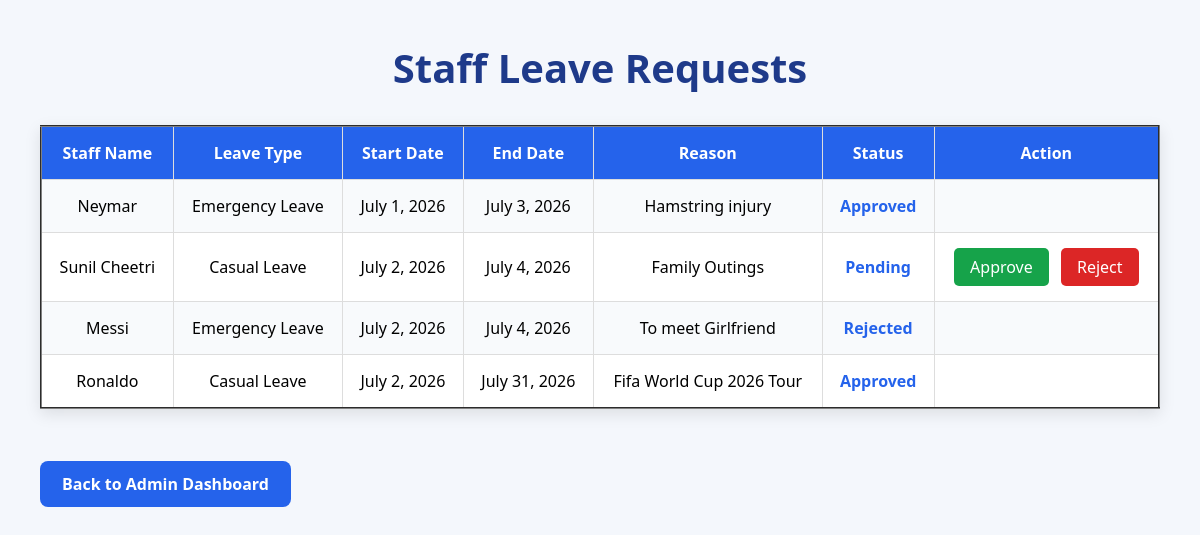
Screenshot of /leave/view_leaves/ (signed in) with the database file from the repository.
### leave/models.py (models this page shows, shortened)
class Leave(models.Model):
    user=models.ForeignKey(User,on_delete=models.CASCADE)
    leave_type=models.CharField(max_length=100)
    start_date=models.DateField()
    end_date=models.DateField()
    reason=models.TextField()
    status=models.CharField(max_length=100, default='Pending')

### leave/views.py (the view)
# urls.py: path('view_leaves/',views.view_leaves,name='view_leaves'),
@login_required
def view_leaves(request):
    if request.user.profile.role !='admin':
        return redirect ('staff_dashboard')
    leaves=Leave.objects.all()
    return render(request,'view_leaves.html',{'leaves':leaves})

### templates/view_leaves.html (shortened to what this page needs)
{% load static %}
<!DOCTYPE html>
<html lang="en">
<head>
    <link rel="stylesheet" href="{% static 'css/view_leaves.css' %}">
</head>
<body>
    <h1 class="page-title">Staff Leave Requests</h1>
    <table class="leave-table" border="2px">
        <tr class="table-header">
            <th>Staff Name</th>
            <th>Leave Type</th>
            <th>Start Date</th>
            <th>End Date</th>
            <th>Reason</th>
            <th>Status</th>
            <th>Action</th>
        </tr>
        {% for i in leaves %}
        <tr class="table-row">
            <td>{{i.user.username}}</td>
            <td>{{i.leave_type}}</td>
            <td>{{i.start_date}}</td>
            <td>{{i.end_date}}</td>
            <td>{{i.reason}}</td>
            <td class="status">{{i.status}}</td>
            <td>
                {% if i.status == 'Pending' %}
                <a class="approve-btn" href="{% url 'approve_leave' i.id %}">Approve</a>
                <a class="reject-btn" href="{% url 'reject_leave' i.id %}">Reject</a>
                {% endif %}
            </td>
        </tr>
        {% empty %}
        <tr>
            <td>No leave requests found</td>
        </tr>
        {% endfor %}
    </table>
    <br>
    <a class="back-btn" href="{% url 'admin_dashboard' %}">Back to Admin Dashboard</a>
</body>
</html>

### static/css/view_leaves.css (style rules this page uses)
* { margin: 0; padding: 0; box-sizing: border-box; }
body { min-height: 100vh; background: #f4f7fc; font-family: 'Segoe UI', sans-serif; padding: 40px; }
.page-title { text-align: center; color: #1e3a8a; font-size: 2.5rem; margin-bottom: 30px; }
.leave-table { width: 100%; border-collapse: collapse; background: #fff; box-shadow: 0 5px 15px rgba(0, 0, 0, .1); margin-bottom: 30px; }
.table-header { background: #2563eb; color: #fff; }
.leave-table th, .leave-table td { padding: 15px; border: 1px solid #ddd; text-align: center; }
.leave-table tr:nth-child(even) { background: #f8fafc; }
.status { font-weight: 600; color: #2563eb; }
.approve-btn { display: inline-block; text-decoration: none; background: #16a34a; color: #fff; padding: 8px 16px; border-radius: 5px; margin-right: 8px; transition: .3s; }
.reject-btn { display: inline-block; text-decoration: none; background: #dc2626; color: #fff; padding: 8px 16px; border-radius: 5px; transition: .3s; }
.back-btn { display: inline-block; text-decoration: none; background: #2563eb; color: #fff; padding: 12px 22px; border-radius: 8px; font-weight: 600; transition: .3s; }

### rows the page displays
Leave: user.username "Neymar", leave_type "Emergency Leave", start_date "July 1, 2026", end_date "July 3, 2026", reason "Hamstring injury", status "Approved"
Leave: user.username "Sunil Cheetri", leave_type "Casual Leave", start_date "July 2, 2026", end_date "July 4, 2026", reason "Family Outings", status "Pending", shows "Approve"
Leave: user.username "Messi", leave_type "Emergency Leave", start_date "July 2, 2026", end_date "July 4, 2026", reason "To meet Girlfriend", status "Rejected"
Leave: user.username "Ronaldo", leave_type "Casual Leave", start_date "July 2, 2026", end_date "July 31, 2026", reason "Fifa World Cup 2026 Tour", status "Approved"
